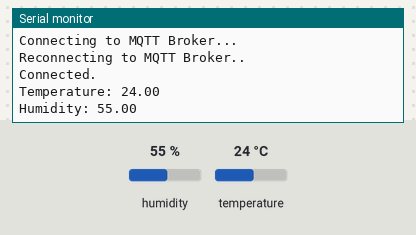
Bench run of a sketch on a simulated ESP32. Shown: the last lines printed to the serial monitor. The inputs (shaded band) are chosen by the test bench; at power-on: humidity 55 %, temperature 24 °C. WiFi joins after 1.5 s; servers stay silent unless stated; random numbers use the default seed unless the sketch sets one; no MQTT or app messages arrive unless stated.

Above: at 2.7 s.
2.8 s: humidity set to 22 %
At 4.8 s:
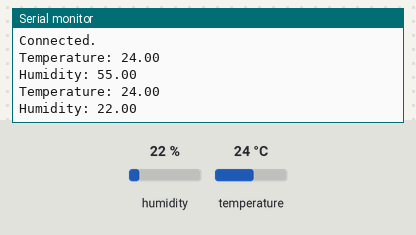
5.5 s: temperature set to 12 °C
At 6.5 s:
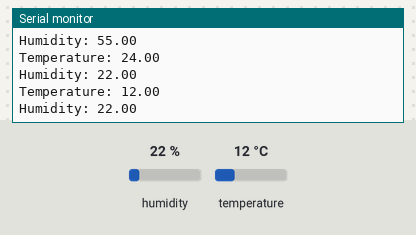
8.2 s: humidity set to 40 %
At 10.0 s:
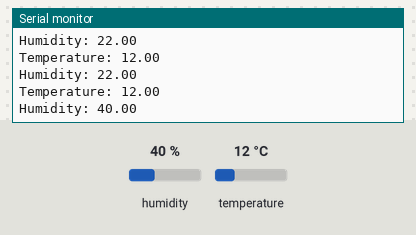
Timing chart, 0 to 11.5 s (numbered marks = the images above; inputs shaded):
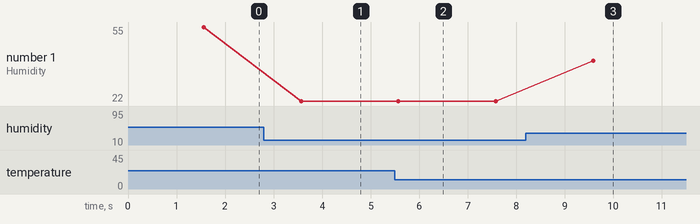

The sketch:

ESP32_broker_publisher.ino
```cpp
// Publisher

#include <WiFi.h>
#include <PubSubClient.h>     // Library for connection ESP32 to MQTT broker
#include <DHT.h>              // Library DHT

#define DHTPIN 22             // Pin DHT
#define DHTTYPE DHT22         // Type DHT

DHT dht(DHTPIN, DHTTYPE);


const char* ssid = "Your wifi name/ ssid";
const char* password = "";
char *mqttServer = "broker.hivemq.com";
int mqttPort = 1883;

char clientId[50];

WiFiClient wifiClient;                // Membuat objek wifiClient
PubSubClient mqttClient(wifiClient);  // Membuat  objek mqttClient dengan konstruktor objek WiFiClient (Permintaan dari Lib)


// mengatur dan menginisialisasi koneksi ke broker MQTT
// serta menetapkan fungsi callback yang akan dipanggil
// ketika pesan diterima oleh klien dari langganan yang dibuat.
void setupMQTT() {
  mqttClient.setServer(mqttServer, mqttPort); // Mengatur detail broker target  yang digunakan
  mqttClient.setCallback(callback);           // jika kita ingin menerima pesan untuk langganan yang dibuat oleh klien
}

// untuk melakukan koneksi ulang (reconnect) ke broker MQTT
// jika klien kehilangan koneksi dengan broker
// atau gagal melakukan koneksi saat pertama kali menjalankan program.
// ESP32 Reconnect to broker
void reconnect() {
  Serial.println("Connecting to MQTT Broker...");
  while (!mqttClient.connected()) {
      Serial.println("Reconnecting to MQTT Broker..");
      String clientId = "ESP32Client-";
      clientId += String(random(0xffff), HEX);

      if (mqttClient.connect(clientId.c_str())) {
        Serial.println("Connected.");
      }
  }
}

//  fungsi yang akan dipanggil ketika klien menerima pesan dari broker
//  MQTT yang sesuai dengan langganan yang telah dibuat sebelumnya.
void callback(char* topic, byte* message, unsigned int length) {
  Serial.print("Callback - ");
  Serial.print("Message:");
  for (int i = 0; i < length; i++) {
    Serial.print((char)message[i]);
  }
}

void connectToInternet(){
  WiFi.begin(ssid, password);   // Mencoba connect ke Wifi

  // Melakukan pengecekan terhadap status koneksi ke WI-Fi
  while (WiFi.status() != WL_CONNECTED) {
      delay(500);
      Serial.print(".");
    }
    Serial.println("");
    Serial.println("Connected to Wi-Fi");
}


void setup() {
  Serial.begin(115200);

  dht.begin();  // Deklarasi DHT
  connectToInternet();
  setupMQTT(); // setup koneksi ke broker
}


void loop() {
  //Memastikan koneksi ke MQTT
  if (!mqttClient.connected()){
    reconnect();   // Try to connect with broker
  }
  else{
    // Send the Data
    float temperature = dht.readTemperature();
    char tempString[8];
    dtostrf(temperature, 1, 2, tempString);  //Convert float to String
    Serial.print("Temperature: ");
    Serial.println(tempString);
    mqttClient.publish("edspert/temp", tempString);


    float humidity = dht.readHumidity();;
    char humString[8];
    dtostrf(humidity, 1, 2, humString);
    Serial.print("Humidity: ");
    Serial.println(humString);
    mqttClient.publish("edspert/hum", humString);
    delay(2000);
  }

}
```

Measured:
- after the input at 2.8 s, the serial monitor: prints a new line after 0.77 s (image 1)
- after the input at 5.5 s, the serial monitor: prints a new line after 0.07 s (image 2)
- after the input at 8.2 s, the serial monitor: prints a new line after 1.4 s (image 3)
- plotted number 1: 55 → 22 after the input at 2.8 s, 22 → 40 after the input at 8.2 s
